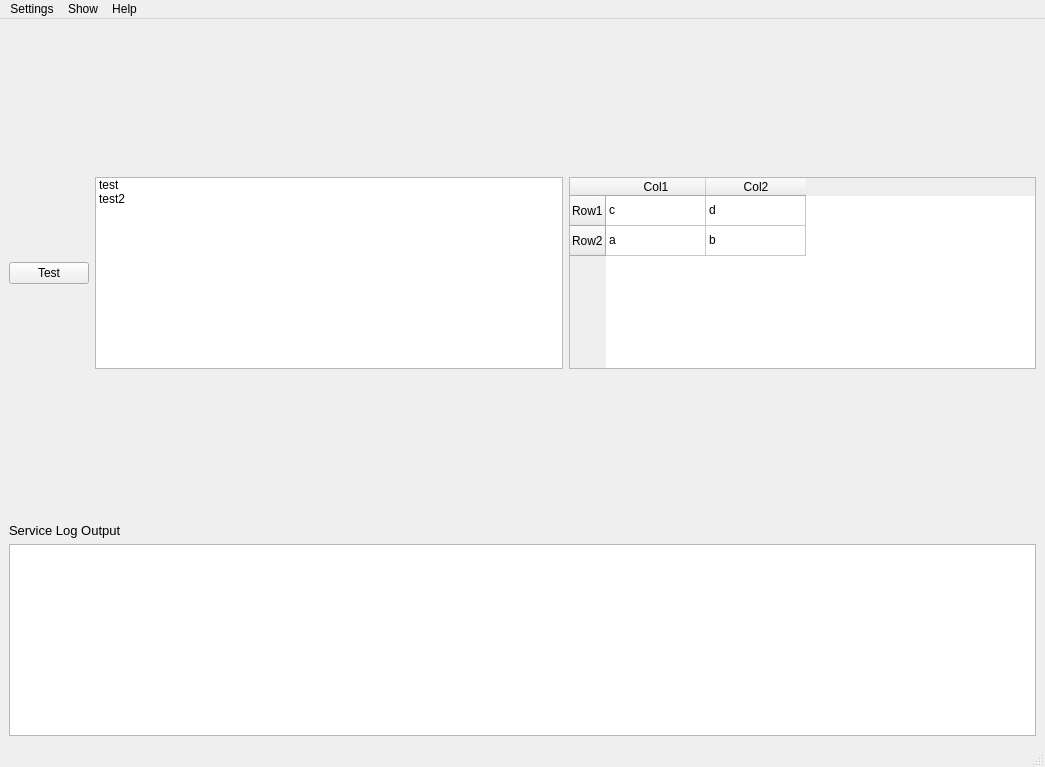
<?xml version="1.0" encoding="UTF-8"?>
<ui version="4.0">
 <class>MainWindow</class>
 <widget class="QMainWindow" name="MainWindow">
  <property name="geometry">
   <rect>
    <x>0</x>
    <y>0</y>
    <width>1045</width>
    <height>767</height>
   </rect>
  </property>
  <property name="windowTitle">
   <string>HLM PV Import Service Manager</string>
  </property>
  <property name="locale">
   <locale language="English" country="UnitedKingdom"/>
  </property>
  <widget class="QWidget" name="centralwidget">
   <layout class="QVBoxLayout" name="verticalLayout_2">
    <item>
     <spacer name="verticalSpacer_2">
      <property name="orientation">
       <enum>Qt::Vertical</enum>
      </property>
      <property name="sizeHint" stdset="0">
       <size>
        <width>20</width>
        <height>40</height>
       </size>
      </property>
     </spacer>
    </item>
    <item>
     <layout class="QHBoxLayout" name="horizontalLayout">
      <item>
       <widget class="QPushButton" name="pushButton">
        <property name="text">
         <string>Test</string>
        </property>
       </widget>
      </item>
      <item>
       <widget class="QListWidget" name="listWidget">
        <item>
         <property name="text">
          <string>test</string>
         </property>
        </item>
        <item>
         <property name="text">
          <string>test2</string>
         </property>
        </item>
       </widget>
      </item>
      <item>
       <widget class="QTableWidget" name="tableWidget_2">
        <row>
         <property name="text">
          <string>Row1</string>
         </property>
        </row>
        <row>
         <property name="text">
          <string>Row2</string>
         </property>
        </row>
        <column>
         <property name="text">
          <string>Col1</string>
         </property>
        </column>
        <column>
         <property name="text">
          <string>Col2</string>
         </property>
        </column>
        <item row="0" column="0">
         <property name="text">
          <string>c</string>
         </property>
        </item>
        <item row="0" column="1">
         <property name="text">
          <string>d</string>
         </property>
        </item>
        <item row="1" column="0">
         <property name="text">
          <string>a</string>
         </property>
        </item>
        <item row="1" column="1">
         <property name="text">
          <string>b</string>
         </property>
        </item>
       </widget>
      </item>
     </layout>
    </item>
    <item>
     <spacer name="verticalSpacer">
      <property name="orientation">
       <enum>Qt::Vertical</enum>
      </property>
      <property name="sizeHint" stdset="0">
       <size>
        <width>20</width>
        <height>40</height>
       </size>
      </property>
     </spacer>
    </item>
    <item>
     <layout class="QVBoxLayout" name="verticalLayout">
      <item>
       <widget class="QLabel" name="serviceLogLabel">
        <property name="font">
         <font>
          <pointsize>10</pointsize>
         </font>
        </property>
        <property name="text">
         <string>Service Log Output</string>
        </property>
       </widget>
      </item>
      <item>
       <widget class="QPlainTextEdit" name="serviceLogText">
        <property name="font">
         <font>
          <family>Lucida Console</family>
         </font>
        </property>
        <property name="lineWrapMode">
         <enum>QPlainTextEdit::NoWrap</enum>
        </property>
        <property name="readOnly">
         <bool>true</bool>
        </property>
       </widget>
      </item>
     </layout>
    </item>
   </layout>
  </widget>
  <widget class="QStatusBar" name="statusbar"/>
  <widget class="QMenuBar" name="menuBar">
   <property name="geometry">
    <rect>
     <x>0</x>
     <y>0</y>
     <width>1045</width>
     <height>26</height>
    </rect>
   </property>
   <widget class="QMenu" name="menuSettings">
    <property name="title">
     <string>Settings</string>
    </property>
    <addaction name="actionGeneral"/>
    <addaction name="separator"/>
    <addaction name="actionChannel_Access"/>
    <addaction name="separator"/>
    <addaction name="actionDB_Connection"/>
    <addaction name="separator"/>
    <addaction name="actionService_Directory"/>
   </widget>
   <widget class="QMenu" name="menuHelp">
    <property name="title">
     <string>Help</string>
    </property>
    <addaction name="actionAbout"/>
   </widget>
   <widget class="QMenu" name="menuOpen">
    <property name="title">
     <string>Show</string>
    </property>
    <addaction name="actionDebug_log"/>
    <addaction name="separator"/>
    <addaction name="actionService_directory"/>
   </widget>
   <addaction name="menuSettings"/>
   <addaction name="menuOpen"/>
   <addaction name="menuHelp"/>
  </widget>
  <action name="actionDB_Connection">
   <property name="text">
    <string>DB Connection</string>
   </property>
  </action>
  <action name="actionasdd">
   <property name="text">
    <string>asdd</string>
   </property>
  </action>
  <action name="actionabc">
   <property name="text">
    <string>abc</string>
   </property>
  </action>
  <action name="actionasd">
   <property name="text">
    <string>asd</string>
   </property>
  </action>
  <action name="actionasd_2">
   <property name="text">
    <string>asd</string>
   </property>
  </action>
  <action name="actionasd_3">
   <property name="text">
    <string>asd</string>
   </property>
  </action>
  <action name="actionOpen_debug_log">
   <property name="text">
    <string>Open debug log</string>
   </property>
  </action>
  <action name="actionAbout">
   <property name="text">
    <string>About</string>
   </property>
  </action>
  <action name="action_7">
   <property name="text">
    <string>About</string>
   </property>
  </action>
  <action name="actionGeneral">
   <property name="text">
    <string>General</string>
   </property>
  </action>
  <action name="actionChannel_Access">
   <property name="text">
    <string>Channel Access</string>
   </property>
  </action>
  <action name="actionService_Directory">
   <property name="text">
    <string>Service Directory</string>
   </property>
  </action>
  <action name="actionDebug_log">
   <property name="text">
    <string>Debug log</string>
   </property>
  </action>
  <action name="actionService_directory">
   <property name="text">
    <string>Service directory</string>
   </property>
  </action>
 </widget>
 <resources/>
 <connections/>
</ui>
